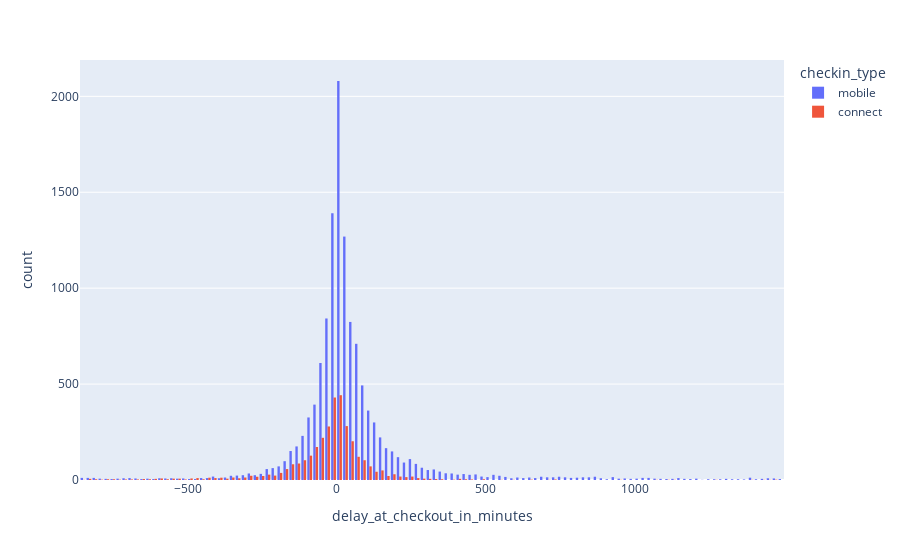

The cell this chart's notebook holds for it:
### Code cell
px.histogram(delay_clean_df, 'delay_at_checkout_in_minutes', barmode="group", color='checkin_type', nbins=int(np.sqrt(delay_clean_df.shape[0])))

### Figure 1 — Plotly figure (JSON) as saved in the notebook; plotly's stock layout.template omitted (floating-point values rounded to 4 significant figures; data arrays with more than 128 entries replaced by an {"elided": "..."} marker saying what was removed)
{"data": [{"alignmentgroup": "True", "bingroup": "x", "hovertemplate": "checkin_type=mobile<br>delay_at_checkout_in_minutes=%{x}<br>count=%{y}<extra></extra>", "legendgroup": "mobile", "marker": {"color": "#636efa", "pattern": {"shape": ""}}, "name": "mobile", "nbinsx": 126, "offsetgroup": "mobile", "orientation": "v", "showlegend": true, "type": "histogram", "x": {"elided": "12657 float values"}, "xaxis": "x", "yaxis": "y"}, {"alignmentgroup": "True", "bingroup": "x", "hovertemplate": "checkin_type=connect<br>delay_at_checkout_in_minutes=%{x}<br>count=%{y}<extra></extra>", "legendgroup": "connect", "marker": {"color": "#EF553B", "pattern": {"shape": ""}}, "name": "connect", "nbinsx": 126, "offsetgroup": "connect", "orientation": "v", "showlegend": true, "type": "histogram", "x": {"elided": "3362 float values"}, "xaxis": "x", "yaxis": "y"}], "layout": {"barmode": "group", "legend": {"title": {"text": "checkin_type"}, "tracegroupgap": 0}, "margin": {"t": 60}, "xaxis": {"anchor": "y", "domain": [0, 1], "title": {"text": "delay_at_checkout_in_minutes"}}, "yaxis": {"anchor": "x", "domain": [0, 1], "title": {"text": "count"}}}}
